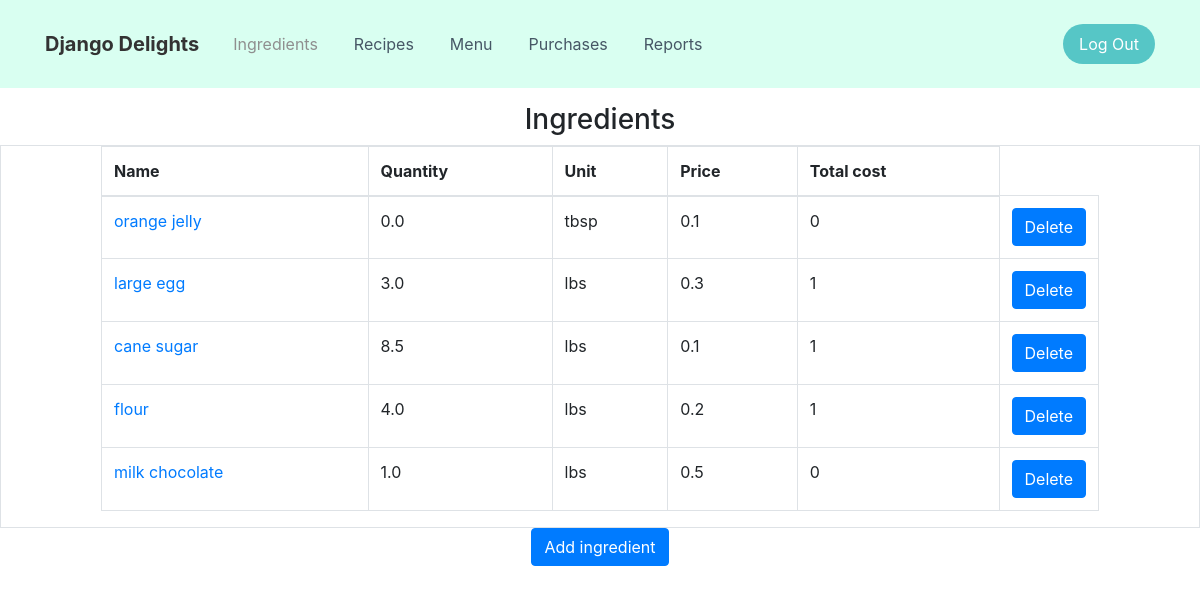
Page /ingredients/ (signed in) on the earlier database version.
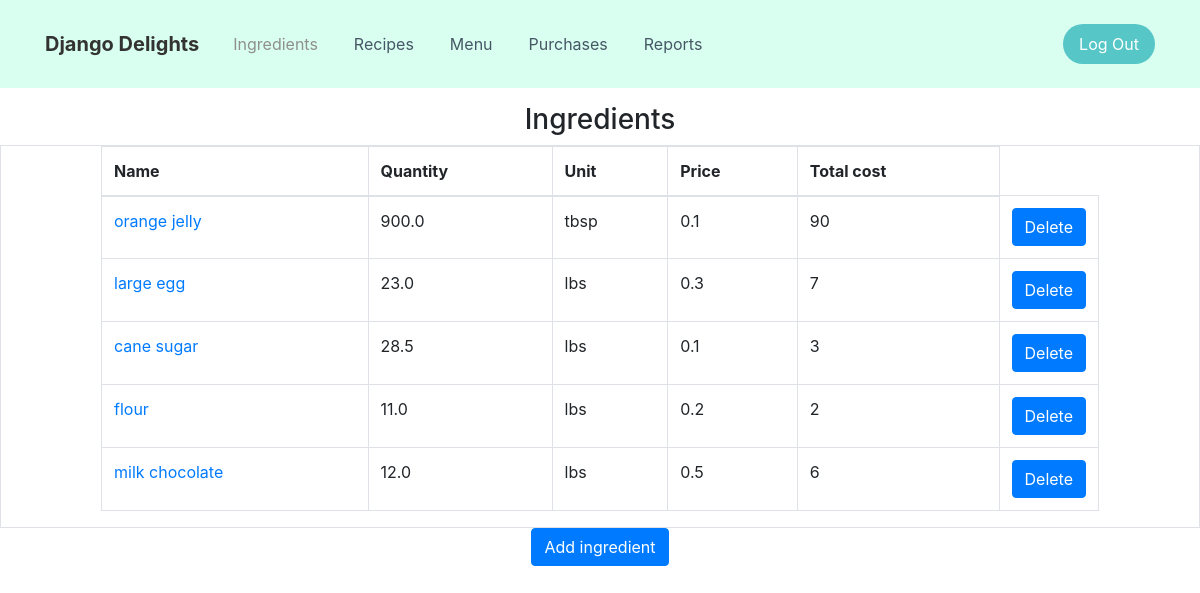
Same page on the later database version.
### inventory/models.py (models this page shows, shortened)
class Ingredient(models.Model):
    name = models.CharField(max_length=100)
    quantity = models.FloatField(default=0)
    unit = models.CharField(max_length=100)
    unit_price = models.FloatField(default=0)

### inventory/views.py (the view)
# urls.py: path('ingredients/', views.IngredientView.as_view(), name='ingredients'),
class IngredientView(LoginRequiredMixin, ListView):
    template_name = 'inventory/ingredients.html'
    model = Ingredient

### inventory/templates/inventory/ingredients.html (shortened to what this page needs)
{%extends 'base.html'%}
{%load static%}
{% block ingredients %} active {% endblock %}
{%block content%}
    <div>
        <div class="container">
            <div class="row">
                <div class="col-md-12">
                    <h3 class="text-center" style="margin-top: 15px;">Ingredients</h3>
                </div>
            </div>
        </div>
    </div>
    <div class="table-responsive table-bordered" style="padding-right: 100px;padding-left: 100px;">
        <table class="table">
            <thead>
                <tr>
                    <th>Name</th>
                    <th>Quantity</th>
                    <th>Unit</th>
                    <th>Price</th>
                    <th>Total cost</th>
                </tr>
            </thead>
            <tbody>
                  {% for ingredient in ingredient_list %}
                  <tr>
                      <td><a href="{% url 'update_ingredient' ingredient.pk%}">{{ ingredient.name }}</a></td>
                      <td>{{ ingredient.quantity }}</td>
                      <td>{{ ingredient.unit }}</td>
                      <td>{{ ingredient.unit_price }}</td>
                      <td>{% widthratio ingredient.unit_price 1 ingredient.quantity %}</td>
                      <td style="width: 98px;"><a class="btn btn-primary" type="button" href="{% url 'delete_ingredient' ingredient.pk%}">Delete</a></td>
                  </tr>
                  {% endfor %}
            </tbody>
        </table>
    </div>
    <div class="row">
        <div class="col-lg-3 col-xl-4 offset-lg-4 d-lg-flex justify-content-lg-center"><a class="btn btn-primary" type="button" href="{% url 'add_ingredient' %}">Add ingredient</a></div>
    </div>
{%endblock%}

Differences in the rows shown:
changed Ingredient "orange jelly": quantity "0.0" → "900.0"; unit_price+quantity "0" → "90"
changed Ingredient "large egg": quantity "3.0" → "23.0"; unit_price+quantity "1" → "7"
changed Ingredient "cane sugar": quantity "8.5" → "28.5"; unit_price+quantity "1" → "3"
changed Ingredient "flour": quantity "4.0" → "11.0"; unit_price+quantity "1" → "2"
changed Ingredient "milk chocolate": quantity "1.0" → "12.0"; unit_price+quantity "0" → "6"
